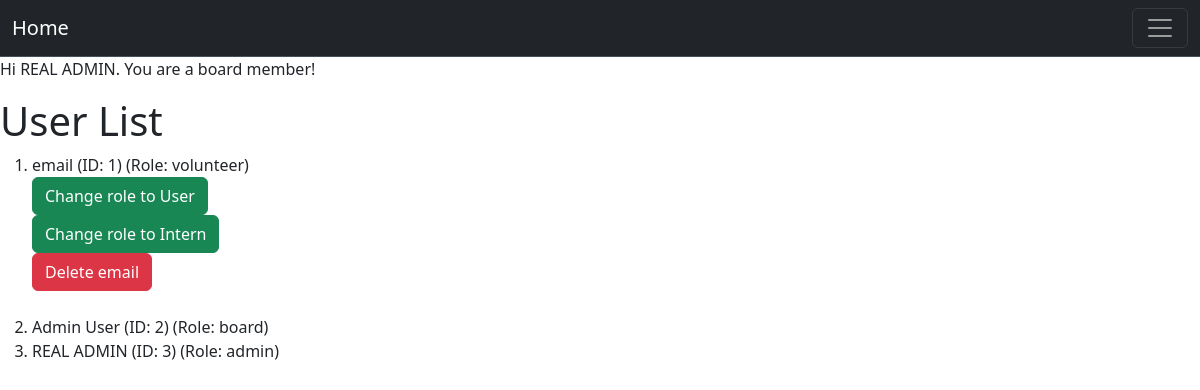
The app's page /board/dashboard (signed in), older data.
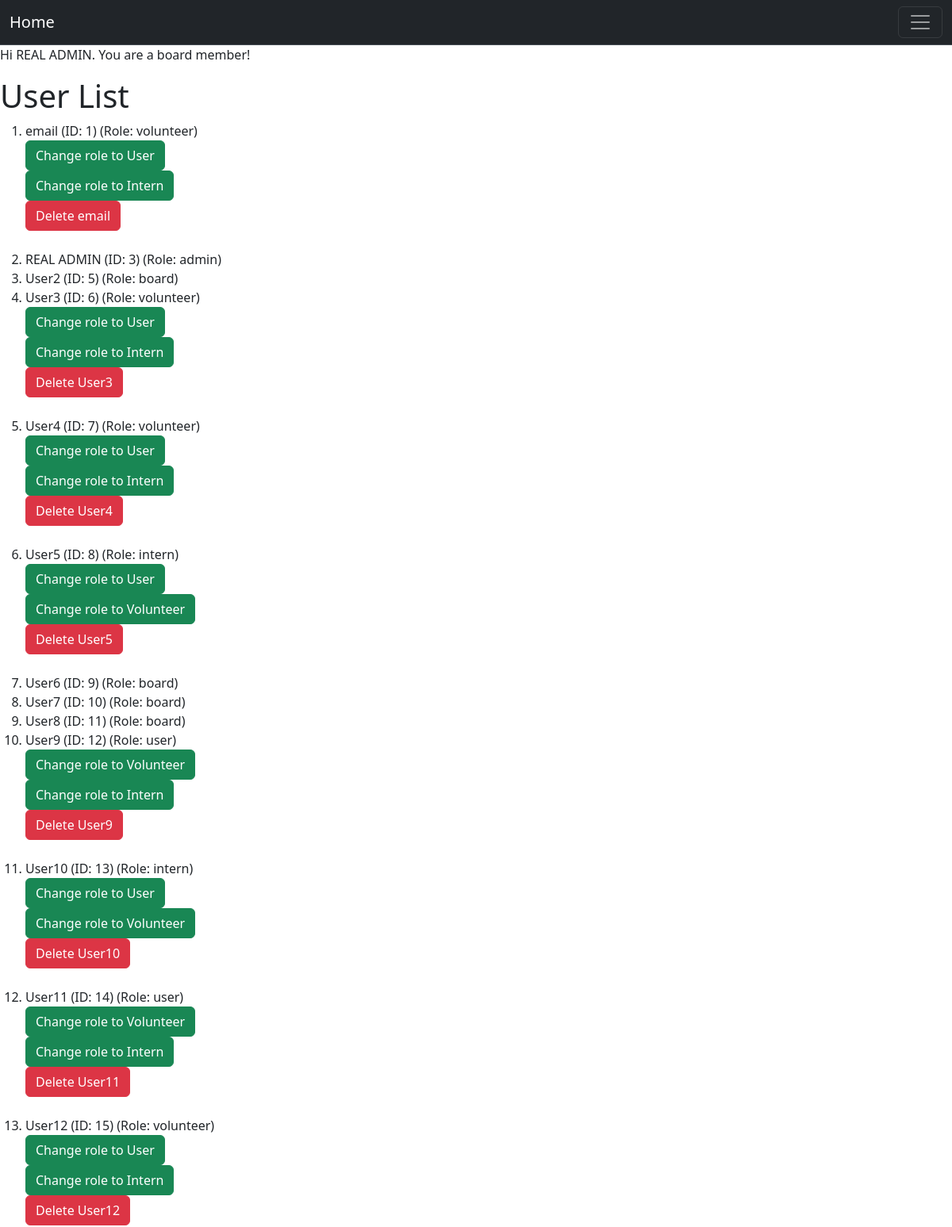
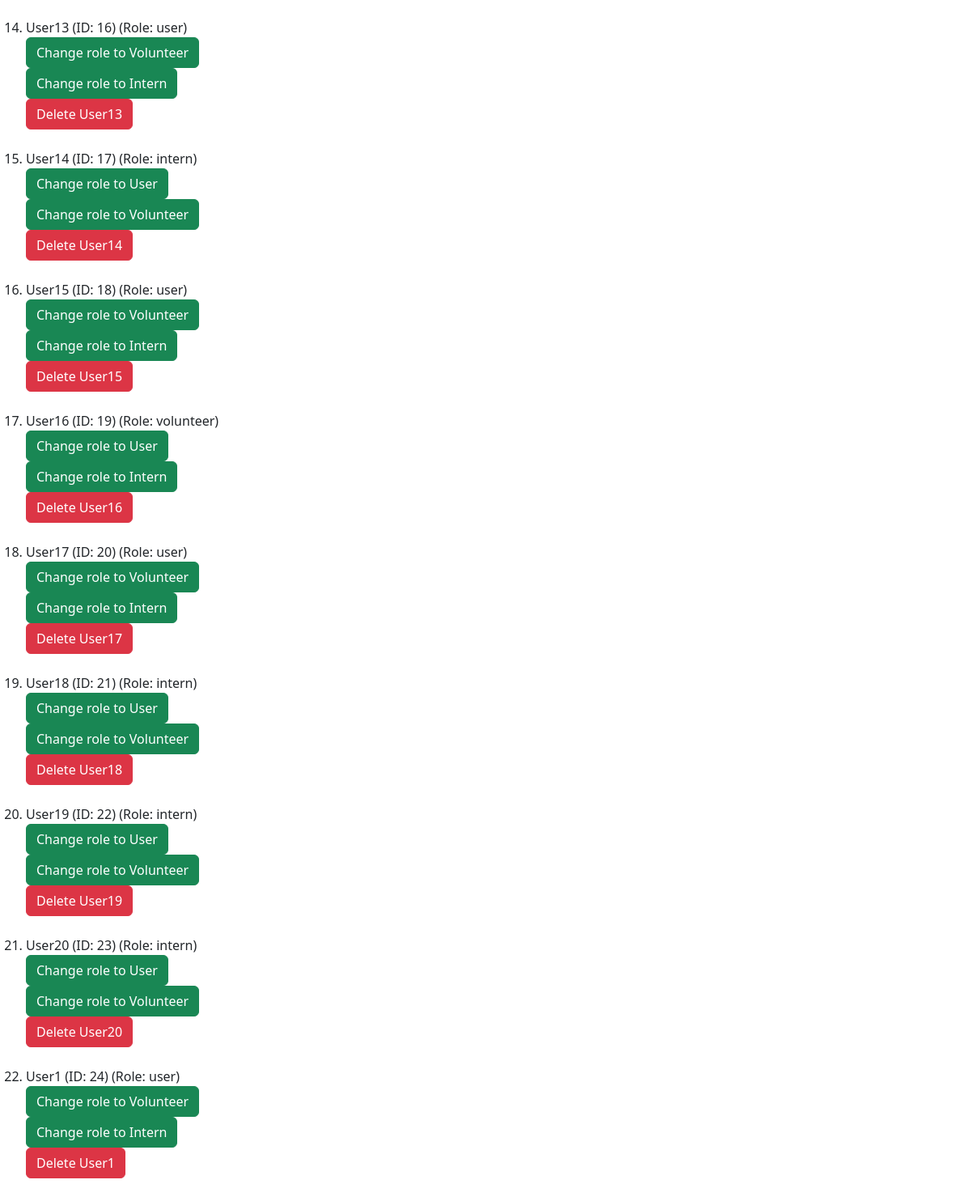
The same page, newer data (2 pictures, top to bottom).
### project/models.py (models this page shows, shortened)
class User(db.Model, UserMixin):
    __tablename__ = 'users'
    id: Mapped[int] = mapped_column(primary_key=True)
    name: Mapped[str] = mapped_column()
    email: Mapped[str] = mapped_column(unique=True)
    password_hash: Mapped[str] = mapped_column(db.String(128))
    role: Mapped[str] = mapped_column(default="user")  # "user", "volunteer", " intern", "board"
    hours: Mapped[List["Hours"]] = relationship("Hours", back_populates="user", cascade="all, delete-orphan")
    documents: Mapped[List["Document"]] = relationship("Document", back_populates="user", cascade="all, delete-orphan")

### app.py (the view)
@app.route("/board/dashboard")
@login_required
@permission_required('board')
def board_dashboard():
    user = User.query.all()  # Get all users
    return render_template("board_home.html", user = user)

### project/models.py (called while the page is built)
@login_manager.user_loader
def load_user(user_id):
    return User.query.get(user_id)

### project/templates/board_home.html (shortened to what this page needs)
{% extends "base.html" %}
{% block content %}
<div class="jumbotron">
  {% if current_user.is_authenticated %}
    <p>Hi {{ current_user.name }}. You are a board member!</p>
  {% else %}
    <p>Please login or register!</p>
  {% endif %}
</div>
<h1>User List</h1>
  {% if user %}
    <ol>
      {% for user in user %}
      <li>
        {{ user.name }}
        <span class="id">(ID: {{ user.id }})</span>
        <span class="role">(Role: {{ user.role }})</span>
        {% if user.role != "admin" and user.role != "board" %}
          {% for role_choice in ['user', 'volunteer', 'intern'] %}
              {% if (user.role != role_choice)%}
                <form action="{{ url_for('upgrade_user') }}" method="post">
                  <button type="submit" class="btn btn-success">Change role to {{ role_choice|capitalize }}</button>
                </form>
              {% endif %}
          {% endfor %}
          <form action="{{ url_for('delete_user') }}" method="post">
            <button type="submit" class="btn btn-danger">Delete {{ user.name }}</button>
          </form>
          <br>
        {% endif %}
      </li>
      {% endfor %}
  {% else %}
      <li class="empty">No users added yet.</li>
  {% endif %}
{% endblock %}

### project/templates/base.html (shortened to what this page needs)
<!DOCTYPE html>
<html>
  <head>
    <link href="https://cdn.jsdelivr.net/npm/bootstrap@5.3.8/dist/css/bootstrap.min.css" rel="stylesheet">
  </head>
  <body>
    <nav class="navbar bg-dark border-bottom border-body" data-bs-theme="dark">  <div class="container-fluid">
    <a class="navbar-brand"
          href="{% if current_user.is_authenticated and current_user.role == 'admin' %}
            {{ url_for('board_dashboard') }}
         {% else %}
            {{ url_for('user_dashboard') }}
         {% endif %}">
         Home
        </a>
    <button class="navbar-toggler" type="button" data-bs-toggle="collapse" data-bs-target="#navbarText" aria-controls="navbarText" aria-expanded="false" aria-label="Toggle navigation">
      <span class="navbar-toggler-icon"></span>
    </button>
    </div>
    </nav>
    {% block content %}
    {% endblock %}
  </body>
</html>

Row changes from the older to the newer data that the page shows:
removed User: name "Admin User", id "2", role "board"
added User: name "User2", id "5", role "board"
added User: name "User3", id "6", role "volunteer", role_choice "User" "Intern"
added User: name "User4", id "7", role "volunteer", role_choice "User" "Intern"
added User: name "User5", id "8", role "intern", role_choice "User" "Volunteer"
added User: name "User6", id "9", role "board"
added User: name "User7", id "10", role "board"
added User: name "User8", id "11", role "board"
added User: name "User9", id "12", role "user", role_choice "Volunteer" "Intern"
added User: name "User10", id "13", role "intern", role_choice "User" "Volunteer"
added User: name "User11", id "14", role "user", role_choice "Volunteer" "Intern"
added User: name "User12", id "15", role "volunteer", role_choice "User" "Intern"
added User: name "User13", id "16", role "user", role_choice "Volunteer" "Intern"
added User: name "User14", id "17", role "intern", role_choice "User" "Volunteer"
added User: name "User15", id "18", role "user", role_choice "Volunteer" "Intern"
added User: name "User16", id "19", role "volunteer", role_choice "User" "Intern"
added User: name "User17", id "20", role "user", role_choice "Volunteer" "Intern"
added User: name "User18", id "21", role "intern", role_choice "User" "Volunteer"
added User: name "User19", id "22", role "intern", role_choice "User" "Volunteer"
added User: name "User20", id "23", role "intern", role_choice "User" "Volunteer"
added User: name "User1", id "24", role "user", role_choice "Volunteer" "Intern"
